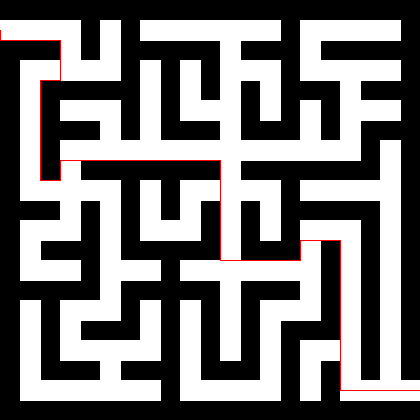
#> input picture data-solved/0.png, 420 x 420 px, given as the content of the folder data, which was not available
$ jupyter execute draw-maze.ipynb
#> lines starting #> are read from the running program, lines starting #| are printed output that depends on the picture; after the words box and inside, x2 and y2 are one past the last pixel; in counts of white or black regions, pixels touching at a corner belong together; pictures that were not available may be replaced by others from this repository, and a replacement may not be noted
[cell 1]
import os
from PIL import Image, ImageDraw
import numpy as np
from collections import deque

def load_maze_image(image_path):
#> called with image_path = 'data/0.png'
    return Image.open(image_path).convert("RGB")
#> returned value is the input picture: PIL image 420x420 RGB; mean R, G, B 122, 120.7, 120.7

def image_to_grid(image, invert=False):
    pixels = np.array(image)
    white = (pixels[:, :, 0] > 200) & (pixels[:, :, 1] > 200) & (pixels[:, :, 2] > 200)
    grid = white.astype(int)
    return 1 - grid if invert else grid

def find_start_end(grid):
    h, w = grid.shape
    border_coords = []

    # Top row (right to left)
    for x in range(w-1, -1, -1):
        border_coords.append((0, x))

    # Left column (top to bottom)
    for y in range(1, h):
        border_coords.append((y, 0))

    # Bottom row (left to right)
    for x in range(1, w):
        border_coords.append((h-1, x))

    # Right column (bottom to top)
    for y in range(h-2, 0, -1):
        border_coords.append((y, w-1))

    white_batches = []
    batch = []

    for y, x in border_coords:
        if grid[y, x] == 1:
            batch.append((y, x))
        elif batch:
            if len(batch) > 1:
                white_batches.append(batch)
            batch = []

    if batch and len(batch) > 1:
        white_batches.append(batch)

    if len(white_batches) >= 2:
        start = white_batches[0][len(white_batches[0]) // 2]
        end = white_batches[1][len(white_batches[1]) // 2]
        return start, end

    raise ValueError("Could not find two valid entrance/exit points.")

def bfs(grid, start, end):
    h, w = grid.shape
    visited = np.zeros_like(grid, dtype=bool)
    parent = {}

    q = deque([start])
    visited[start] = True

    while q:
        y, x = q.popleft()
        if (y, x) == end:
            break

        for dy, dx in [(-1,0),(1,0),(0,-1),(0,1)]:
            ny, nx = y + dy, x + dx
            if 0 <= ny < h and 0 <= nx < w and not visited[ny, nx] and grid[ny, nx] == 1:
                visited[ny, nx] = True
                parent[(ny, nx)] = (y, x)
                q.append((ny, nx))

    return parent

def reconstruct_path(parent, start, end):
    path = []
    current = end
    while current != start:
        path.append(current)
        if current not in parent:
            return []  # No path found
        current = parent[current]
    path.append(start)
    path.reverse()
    return path

def draw_path(image, path, color=(255, 0, 0)):
    draw = ImageDraw.Draw(image)
    for y, x in path:
        draw.point((x, y), fill=color)
    return image

def solve_and_save(image_path, save_path):
    image = load_maze_image(image_path)

    for invert in [False, True]:
        grid = image_to_grid(image, invert=invert)
        try:
            start, end = find_start_end(grid)
            parent = bfs(grid, start, end)
            path = reconstruct_path(parent, start, end)
            if path:
                solved_image = draw_path(image, path)
                solved_image.save(save_path)
                return
        except ValueError:
            continue
#> this loop made 2 passes
#> start on passes 1 to 2: (25, 0), (0, 200)
#> pass 1, in image_to_grid, `white = (pixels[:, :, 0] > 200) & (pixels[:, :, 1] > 200) & (pixels[:,..`:
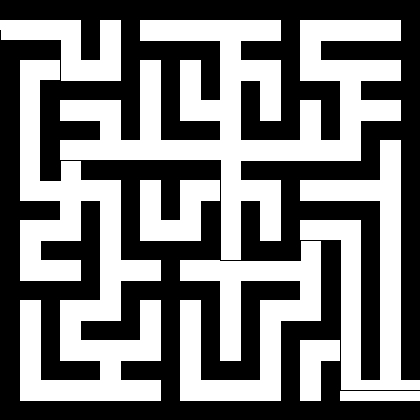
#> white: shape (420, 420) bool; 47.3% white; 8 white regions, largest, box (x1, y1, x2, y2) and area: (60, 20, 401, 260) 29140, (20, 60, 161, 401) 21240, (180, 241, 321, 401) 11660
    print(f"Start/end not found or no path: {image_path}")

# ---- Loop over all images ----
input_folder = "data"
output_folder = "data-solved"

os.makedirs(output_folder, exist_ok=True)

for fname in os.listdir(input_folder):
    if fname.endswith(".png"):
        in_path = os.path.join(input_folder, fname)
        out_path = os.path.join(output_folder, fname)
        solve_and_save(in_path, out_path)


$ run again, on data-solved/116.png
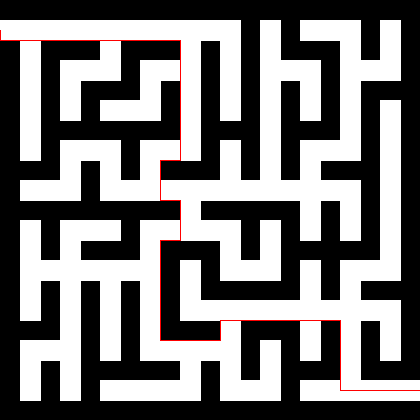
#> input picture data-solved/116.png, 420 x 420 px, given as the content of the folder data, which was not available
#> in load_maze_image, returned value is the input picture: PIL image 420x420 RGB; mean R, G, B 122, 120.7, 120.7
#> the loop in solve_and_save, `for invert in [False, True]:` made 2 passes
#> start on passes 1 to 2: (25, 0), (0, 200)
#> pass 1, in image_to_grid, `white = (pixels[:, :, 0] > 200) & (pixels[:, :, 1] > 200) & (pixels[:,..`:
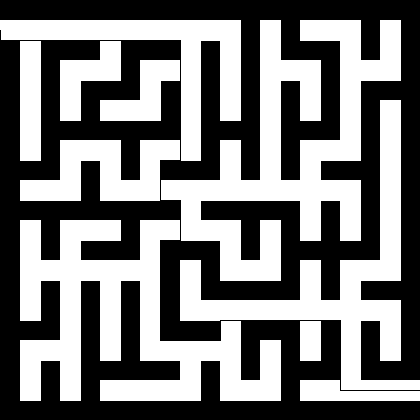
#> white: shape (420, 420) bool; 47.3% white; 10 white regions, largest, box (x1, y1, x2, y2) and area: (161, 20, 401, 281) 22620, (20, 220, 281, 401) 22040, (180, 100, 420, 390) 14050

$ run again, on data-solved/134.png
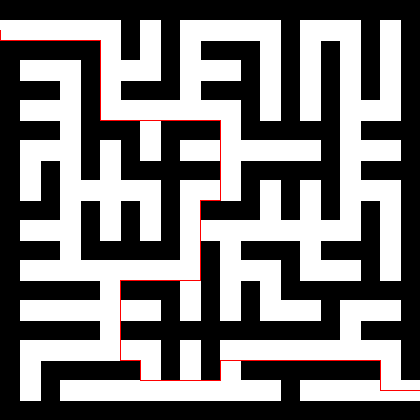
#> input picture data-solved/134.png, 420 x 420 px, given as the content of the folder data, which was not available
#> in load_maze_image, returned value is the input picture: PIL image 420x420 RGB; mean R, G, B 122, 120.6, 120.6
#> the loop in solve_and_save, `for invert in [False, True]:` made 2 passes
#> start on passes 1 to 2: (25, 0), (0, 200)
#> pass 1, in image_to_grid, `white = (pixels[:, :, 0] > 200) & (pixels[:, :, 1] > 200) & (pixels[:,..`:
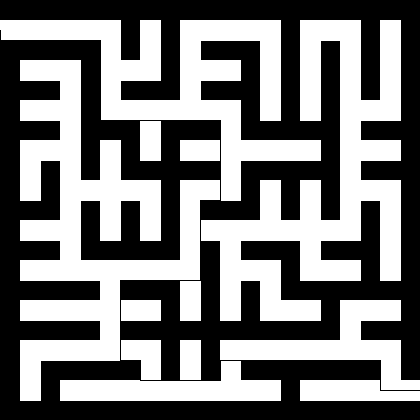
#> white: shape (420, 420) bool; 47.3% white; 12 white regions, largest, box (x1, y1, x2, y2) and area: (20, 60, 220, 401) 24100, (201, 20, 401, 321) 23520, (0, 20, 321, 201) 17270

$ run again, on data-solved/153.png
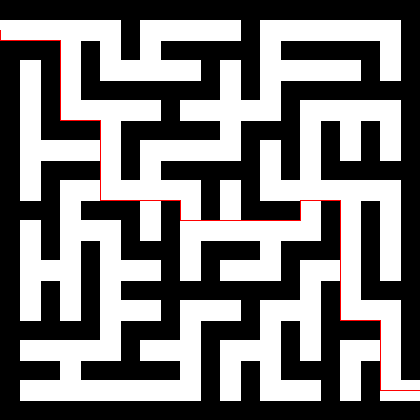
#> input picture data-solved/153.png, 420 x 420 px, given as the content of the folder data, which was not available
#> in load_maze_image, returned value is the input picture: PIL image 420x420 RGB; mean R, G, B 122, 120.9, 120.9
#> the loop in solve_and_save, `for invert in [False, True]:` made 2 passes
#> start on passes 1 to 2: (25, 0), (0, 200)
#> pass 1, in image_to_grid, `white = (pixels[:, :, 0] > 200) & (pixels[:, :, 1] > 200) & (pixels[:,..`:
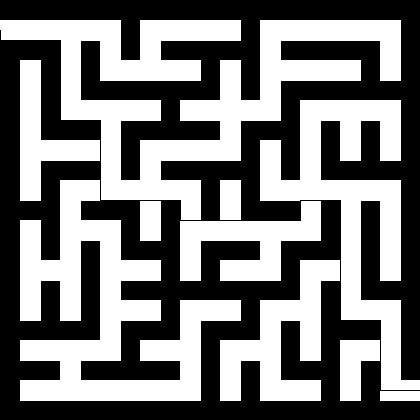
#> white: shape (420, 420) bool; 47.4% white; 10 white regions, largest, box (x1, y1, x2, y2) and area: (0, 20, 401, 220) 26930, (20, 180, 241, 401) 20160, (260, 100, 420, 390) 15250
